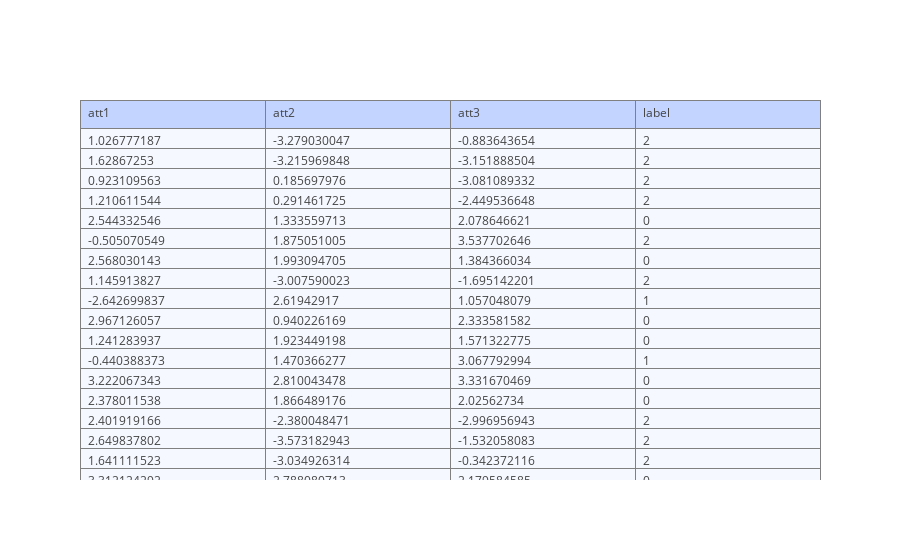

Source (notebook cell):
### Markdown cell above
# B Pengujian
## B1.a Load data latih dan data uji
Load data telah dilakukan sebelumnya

Berikut spesifikasi data train

### Code cell
# dataTrain = pd.read_csv('data_train_PNN.txt', delimiter = "\t")
# dataTest = pd.read_csv('data_test_PNN.txt', delimiter = "\t")
trace = go.Table(
    header=dict(values=dataTrain.columns,
                fill = dict(color='#C2D4FF'),
                align = ['left'] * 5),
    cells=dict(values=[dataTrain.att1, dataTrain.att2, dataTrain.att3, dataTrain.label],
               fill = dict(color='#F5F8FF'),
               align = ['left'] * 5))


data = [trace] 
iplot(data, filename = 'Data Train')

### Figure 1 — Plotly figure (JSON) as saved in the notebook; plotly's stock layout.template omitted (floating-point values rounded to 4 significant figures; data arrays with more than 128 entries replaced by an {"elided": "..."} marker saying what was removed)
{"data": [{"cells": {"align": ["left", "left", "left", "left", "left"], "fill": {"color": "#F5F8FF"}, "values": {"elided": "4x150 float values"}}, "header": {"align": ["left", "left", "left", "left", "left"], "fill": {"color": "#C2D4FF"}, "values": ["att1", "att2", "att3", "label"]}, "type": "table"}], "layout": {}}
